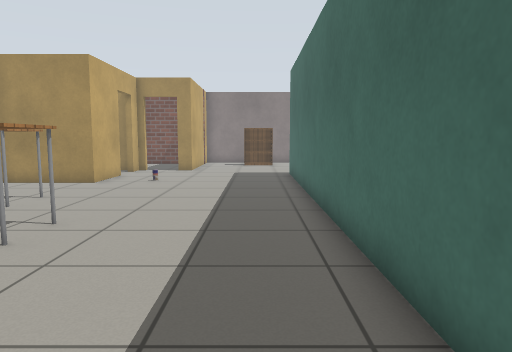
View 1 (above)

24 first-person views from a walk through a world built for the Gazebo simulator. The camera is 0.9 m above the floor, tilts 6° down and sees 70° across. Floor lines are 1 m apart. The floor is counted in squares, 0.5 m on a side. Each view is taken from the middle of a square. On the plan, view 1 faces up. The plan holds only what a view shows up to about 18 squares ahead; the rest is blank. The robots in the file are not drawn. Simple patterns stand in for the simulator's built-in surfaces.

View 2
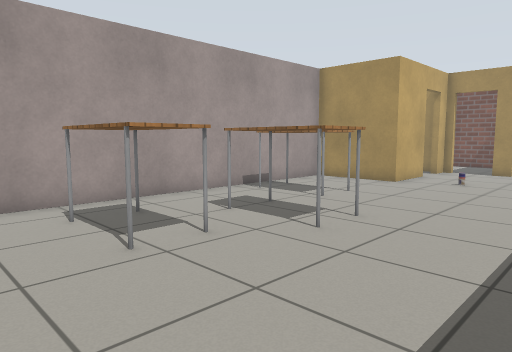

View 3
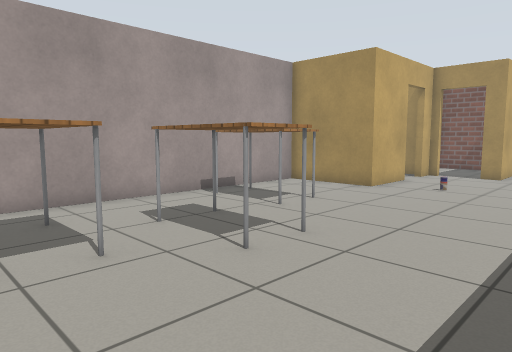

View 4
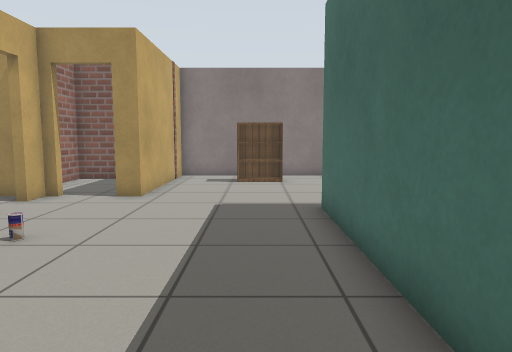

View 5
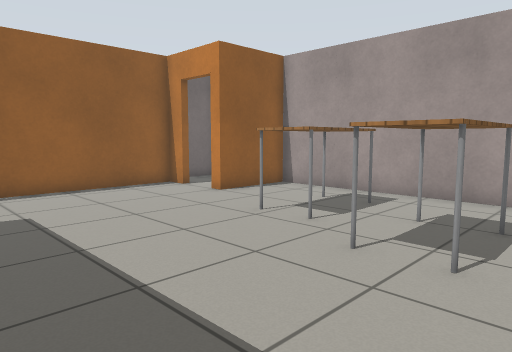

View 6
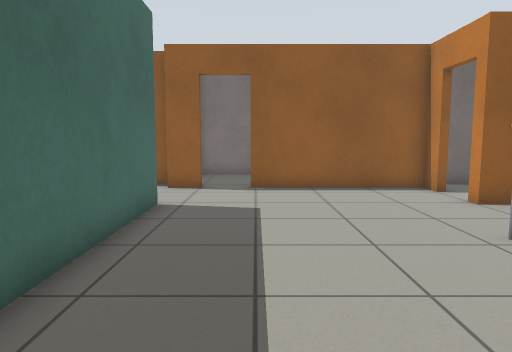

View 7
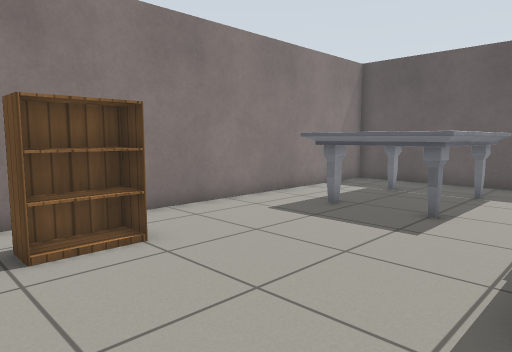

View 8
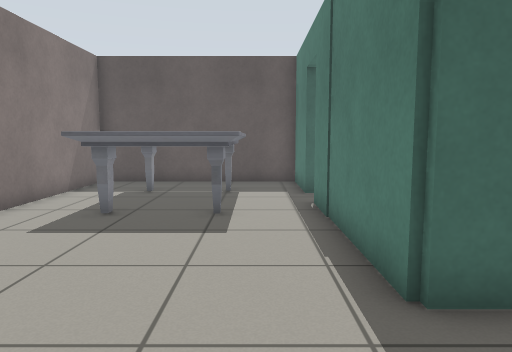

View 9
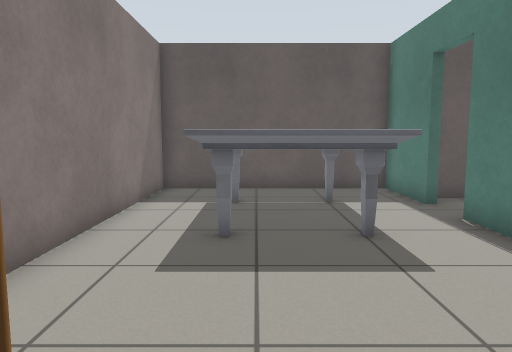

View 10
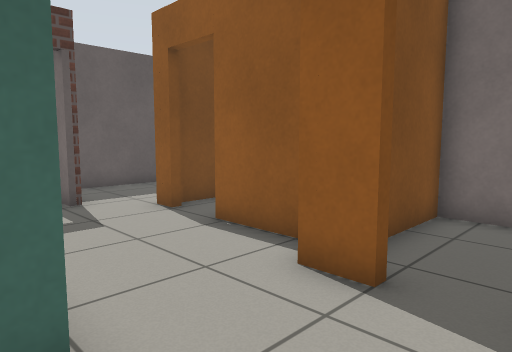

View 11
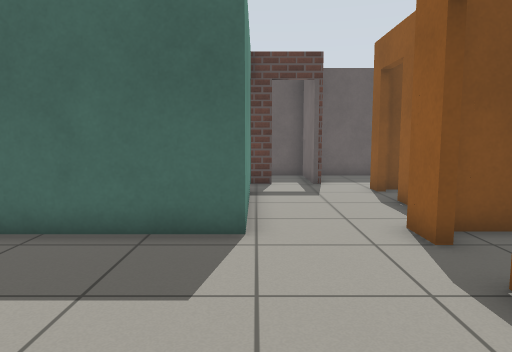

View 12
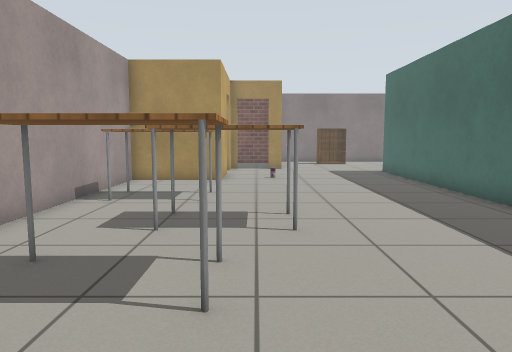

View 13
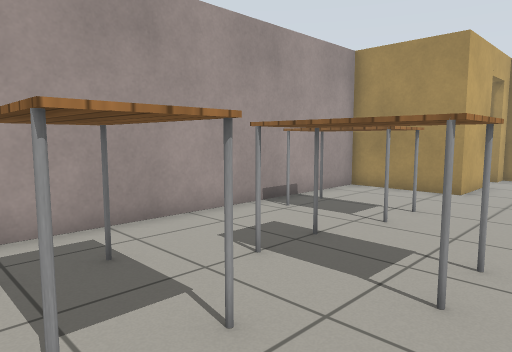

View 14
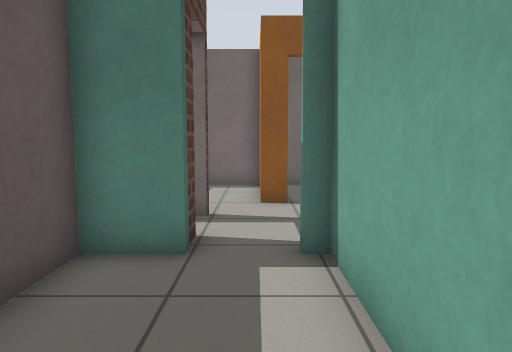

View 15
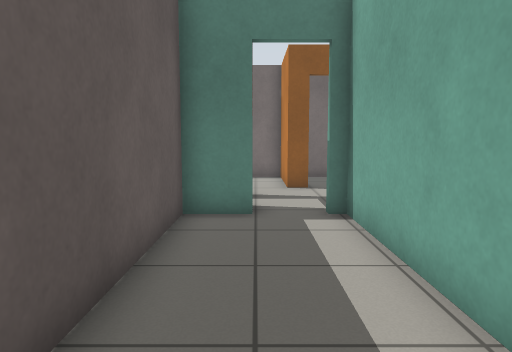

View 16
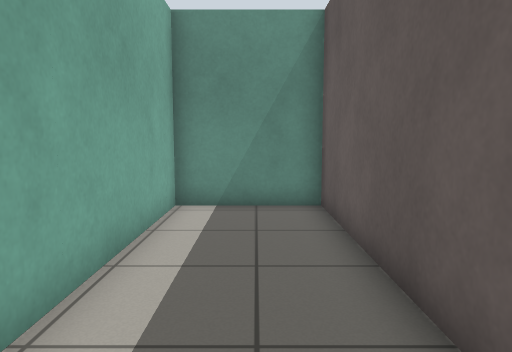

View 17
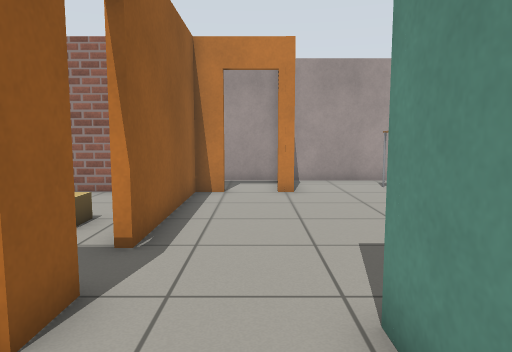

View 18
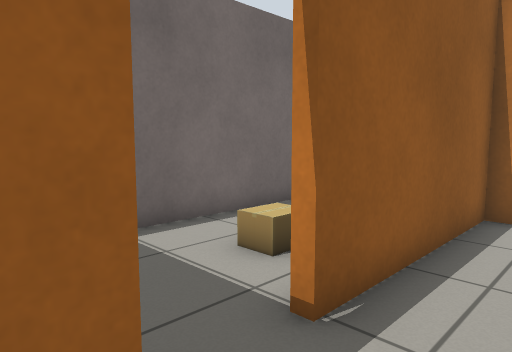

View 19
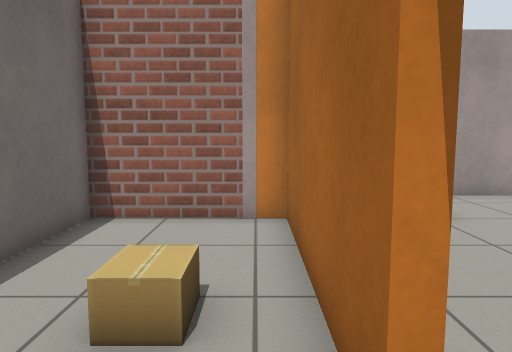

View 20
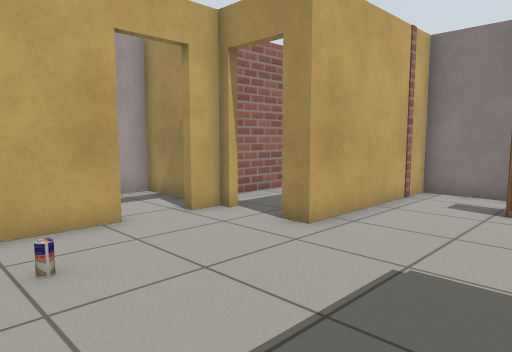

View 21
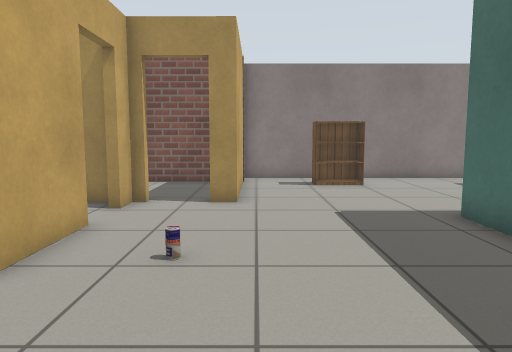

View 22
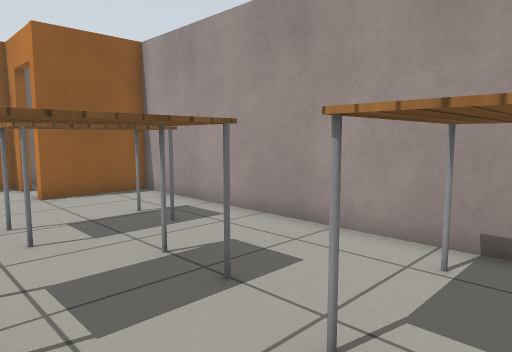

View 23
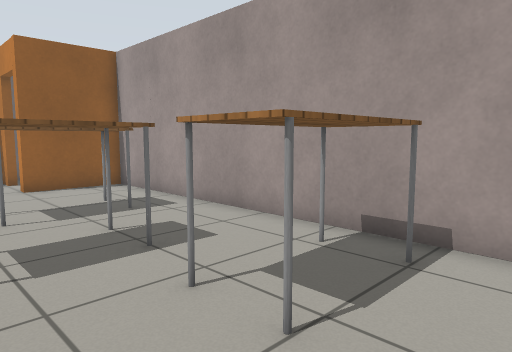

View 24
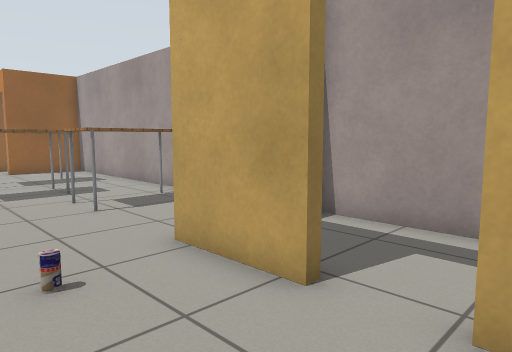

### Floor plan
Points are (right, up) in squares from view 1. A wall is a line through its corners. A room is listed if a view was taken in it or the views show most of it. See-through windows are left out.
Room 1 (views 1, 2, 3, 4, 5, 6, 7, 8, 9, 10, 11, 12, 13, 17, 18, 20, 21, 22, 23, 24)
walls: (-6.5, 17.4) (-6.5, 14.5) (-10.3, 14.5) (-10.3, -0.7) (-7, -0.7) (-7, -1.4); (-6.1, 20.1) (-6.5, 20.1) (-6.5, 19.2); (9.8, 18.3) (12.9, 18.3) (12.9, 26.3) (-3.5, 26.3) (-3.5, 20.1) (-4.4, 20.1); (6, -0.8) (1.7, -0.8) (1.7, 18.3) (8, 18.3); (0.9, -4) (2.2, -4); (-7, -3) (-7, -4) (-0.8, -4); (2.4, -5) (5.4, -5); (9.1, -3.6) (9.1, -3.2); (7, -5) (7.9, -5)
ways out: open door at (8.8, -1.8) to room 2; open door at (0.5, -4) to room 3; open door at (-5.5, 20) to room 4; open door at (-7, 18.5) to room 5; open door at (-7, -2.5) to room 6; open door at (6.5, -5); open door at (8.5, 18)
objects: table (-9, 9) to (-6, 11); table (-8, 3) to (-5, 4); table (-7, 6) to (-4, 8); drink can (-4, 15); bookshelf (-1, 24) to (1, 25); marble table (6, 20) to (11, 24); marble table (10, 23) to (10, 24)
Room 2 (views 14, 15, 16)
walls: (9.1, -0.5) (10.7, -0.5) (10.7, 9.6) (6.9, 9.6) (6.9, -0.5)
ways out: open door at (8.8, -1.8) to room 1
Room 3 (view 19)
walls: (-0.8, -4.3) (-7, -4.3) (-7, -8.7) (1.9, -8.7) (1.9, -4.8)
ways out: open door at (0.5, -4) to room 1
objects: cardboard box (-3, -6) to (-2, -6)
Room 4 (no view inside)
walls: (-4.8, 24.8) (-7.7, 24.8) (-7.7, 21.9)
ways out: open door at (-5.5, 20) to room 1
Room 5 (no view inside)
walls: (-6.9, 20.1) (-10.3, 20.1) (-10.3, 14.9)
ways out: open door at (-7, 18.5) to room 1
Room 6 (no view inside)
walls: (-10, -5) (-7.6, -5); (-10.3, -1) (-10.3, -3.4)
ways out: open door at (-7, -2.5) to room 1

Positions as (right, up) in squares from view 1, and headings:
1: (0, 0), facing up
2: (0, 0), facing up-left
3: (0, 2), facing up-left
4: (0, 9), facing up
5: (1, 9), facing down-left
6: (-1, 9), facing down
7: (-2, 18), facing up-right
8: (-2, 20), facing right
9: (0, 23), facing right
10: (-1, 0), facing down-right
11: (-5, -1), facing right
12: (-5, -1), facing up
13: (-3, 2), facing up-left
14: (8, 5), facing down
15: (9, 8), facing down
16: (9, 0), facing up
17: (5, -2), facing left
18: (2, -2), facing down-left
19: (1, -5), facing left
20: (1, 14), facing up-left
21: (-3, 10), facing up
22: (-4, 11), facing down-left
23: (-4, 13), facing down-left
24: (-3, 20), facing down-left
